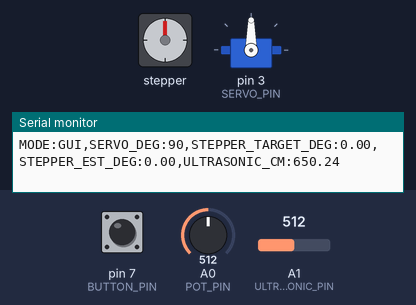
Bench run of a sketch on a simulated Arduino Uno, built with avr-gcc and run on an emulated ATmega328P. Parts: stepper motor, servo, the last lines printed to the serial monitor. Wiring (inferred from the names in the program): stepper motor driver (1600 steps per turn assumed): step pin 4; direction pin 5. Inputs (shaded band) come from the test bench; at power-on: pin 7 (BUTTON_PIN) HIGH, A0 (POT_PIN) = 512, A1 (ULTRASONIC_PIN) = 512.

Above: at 1.2 s.
1.3 s: pin 7 (BUTTON_PIN) pulled LOW for 0.15 s
At 2.15 s:
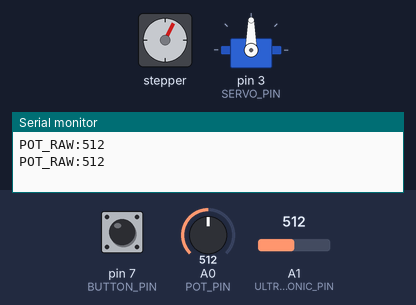
4.4 s: A0 (POT_PIN) set to 350
At 6.4 s:
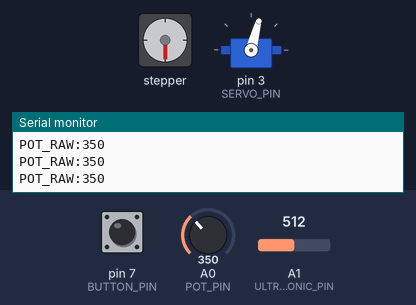
6.9 s: A1 (ULTRASONIC_PIN) set to 35
At 9.09 s:
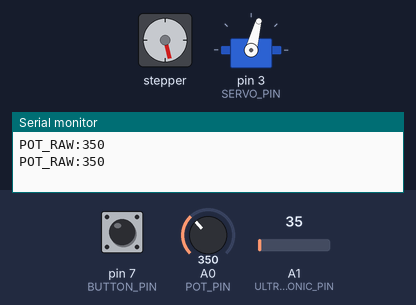
9.9 s: A1 (ULTRASONIC_PIN) set to 5
12.9 s: A0 (POT_PIN) set to 122
At 14.1 s:
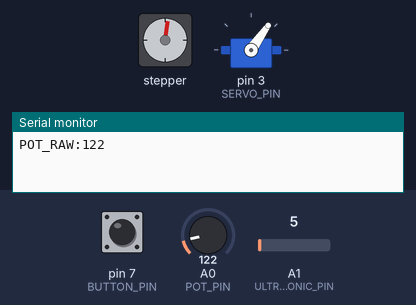
14.4 s: A1 (ULTRASONIC_PIN) set to 306
At 14.88 s:
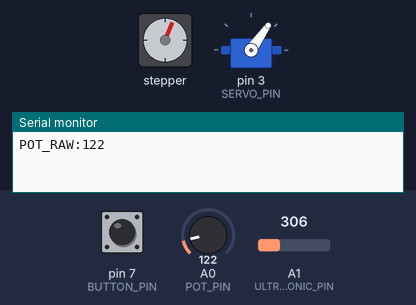
Timing chart, 0 to 18.4 s (numbered marks = the images above; inputs shaded):
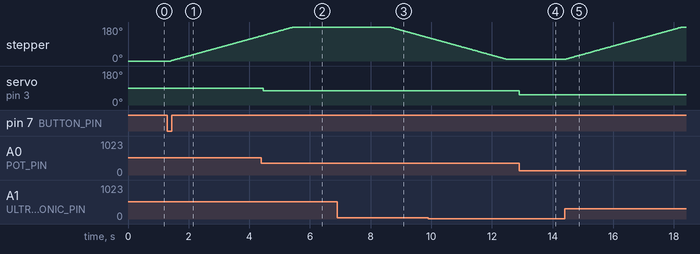

The sketch:

TSP05_Motor_Control.ino
```cpp
#include "Motors.h"
#include "Sensors.h"
#include "Interface.h"

void setup() {
  Serial.begin(115200);
  setupMotors();
  setupSensors();
  setupInterface();
  Serial.println("READY:ULTRASONIC");
}

void loop() {
  updateButton();
  readSerial();
  updateSensors();
  updateStepper();
  reportStatus();
}
```

Interface.cpp
```cpp
#include "Interface.h"
#include "Motors.h"
#include "Sensors.h"
#include "Config.h"
#include <Arduino.h>
#include <math.h>
#include <stdlib.h>

static bool lastButtonReading = HIGH;
static bool stableButtonState = HIGH;
static unsigned long lastBounceTime = 0;
static unsigned long lastStatusTime = 0;
static char command[32];
static byte commandLength = 0;

void setupInterface() {
  pinMode(BUTTON_PIN, INPUT_PULLUP);
}

void updateButton() {
  bool reading = digitalRead(BUTTON_PIN);
  if (reading != lastButtonReading) lastBounceTime = millis();

  if (millis() - lastBounceTime >= DEBOUNCE_MS &&
      reading != stableButtonState) {
    stableButtonState = reading;
    if (stableButtonState == LOW) setSensorMode(!sensorMode);
  }
  lastButtonReading = reading;
}

static void executeCommand(char *line) {
  char *end = nullptr;
  double value = strtod(line + 1, &end);
  if (end == line + 1 || !isfinite(value)) return;
  while (*end == ' ' || *end == '\t') ++end;
  if (*end != '\0') return;

  if (line[0] == 'M') {
    if (value == 0 || value == 1) setSensorMode(value == 1);
    return;
  }
  if (sensorMode) return;

  if (line[0] == 'S') {
    if (value >= 0 && value <= 180) setServoAngle((int)round(value));
  } else if (line[0] == 'T') {
    if (value >= -360 && value <= 360) {
      targetStep += degreesToSteps(value);
    }
  }
}

void readSerial() {
  while (Serial.available()) {
    char c = (char)Serial.read();
    if (c == '\r' || c == '\n') {
      if (commandLength) {
        command[commandLength] = '\0';
        executeCommand(command);
        commandLength = 0;
      }
    } else if (commandLength < sizeof(command) - 1) {
      command[commandLength++] = c;
    } else {
      commandLength = 0;
    }
  }
}

void reportStatus() {
  if (millis() - lastStatusTime < STATUS_INTERVAL_MS) return;
  lastStatusTime = millis();

  Serial.print("MODE:");
  Serial.print(sensorMode ? "SENSOR" : "GUI");
  Serial.print(",SERVO_DEG:");
  Serial.print(servoAngle);
  Serial.print(",STEPPER_TARGET_DEG:");
  Serial.print(stepsToDegrees(targetStep), 2);
  Serial.print(",STEPPER_EST_DEG:");
  Serial.print(stepsToDegrees(currentStep), 2);
  Serial.print(",ULTRASONIC_CM:");
  Serial.println(distanceCM, 2);
}
```

Interface.h
```cpp
#pragma once

void setupInterface();
void updateButton();
void readSerial();
void reportStatus();
```

Motors.cpp
```cpp
#include "Motors.h"
#include "Config.h"
#include <Servo.h>
#include <math.h>

static Servo servo;

bool sensorMode = false;
int servoAngle = 90;
long currentStep = 0;
long targetStep = 0;
static unsigned long lastStepTime = 0;

long degreesToSteps(float degrees) {
  return lroundf(degrees * STEPS_PER_REV / 360.0f);
}

float stepsToDegrees(long steps) {
  return steps * 360.0f / STEPS_PER_REV;
}

void setServoAngle(int angle) {
  servoAngle = constrain(angle, SERVO_MIN, SERVO_MAX);
  servo.write(servoAngle);
}

void setSensorMode(bool enabled) {
  if (sensorMode == enabled) return;
  sensorMode = enabled;
  targetStep = currentStep;
}

void setupMotors() {
  pinMode(STEP_PIN, OUTPUT);
  pinMode(DIR_PIN, OUTPUT);
  digitalWrite(STEP_PIN, LOW);
  servo.attach(SERVO_PIN);
  setServoAngle(90);
}

void updateStepper() {
  if (currentStep == targetStep) return;
  if (micros() - lastStepTime < STEP_INTERVAL_US) return;

  int direction = targetStep > currentStep ? 1 : -1;
  digitalWrite(DIR_PIN, direction > 0 ? HIGH : LOW);
  delayMicroseconds(10);
  digitalWrite(STEP_PIN, HIGH);
  delayMicroseconds(5);
  digitalWrite(STEP_PIN, LOW);

  currentStep += direction;
  lastStepTime = micros();
}
```

Motors.h
```cpp
#pragma once
#include <Arduino.h>

extern bool sensorMode;
extern int servoAngle;
extern long currentStep;
extern long targetStep;

void setupMotors();
void setServoAngle(int angle);
void setSensorMode(bool enabled);
void updateStepper();
long degreesToSteps(float degrees);
float stepsToDegrees(long steps);
```

Sensors.cpp
```cpp
#include "Sensors.h"
#include "Motors.h"
#include "Config.h"
#include <Arduino.h>
#include <math.h>

float distanceCM = -1.0f;
static float filteredDistanceCM = 0.0f;
static bool filterInitialized = false;
static unsigned long lastSensorTime = 0;

void setupSensors() {
  pinMode(ULTRASONIC_PIN, INPUT);
}

void updateSensors() {
  if (millis() - lastSensorTime < SENSOR_INTERVAL_MS) return;
  lastSensorTime = millis();

  int raw = analogRead(ULTRASONIC_PIN);
  // MaxSonar analog output: Vcc/512 per inch, with matching ADC reference.
  float measuredCM = raw * 1.27f;

  if (!filterInitialized) {
    filteredDistanceCM = measuredCM;
    filterInitialized = true;
  } else {
    filteredDistanceCM = 0.1f * measuredCM + 0.9f * filteredDistanceCM;
  }
  distanceCM = filteredDistanceCM;

  if (!sensorMode) return;

  int potRaw = analogRead(POT_PIN);
  Serial.print("POT_RAW:");
  Serial.println(potRaw);
  int angle = map(potRaw, 0, 1023, SERVO_MIN, SERVO_MAX);
  setServoAngle(angle);

  float bounded = constrain(distanceCM, MIN_DISTANCE_CM, MAX_DISTANCE_CM);
  float stepperAngle = (bounded - MIN_DISTANCE_CM) * 180.0f /
                       (MAX_DISTANCE_CM - MIN_DISTANCE_CM);
  long newTarget = degreesToSteps(stepperAngle);

  if (labs(newTarget - targetStep) >= 50) {
    targetStep = newTarget;
  }
}
```

Sensors.h
```cpp
#pragma once

extern float distanceCM;

void setupSensors();
void updateSensors();
```

Config.h
```cpp
#pragma once
#include <Arduino.h>

constexpr byte SERVO_PIN = 3;
constexpr byte STEP_PIN = 4;
constexpr byte DIR_PIN = 5;
constexpr byte BUTTON_PIN = 7;
constexpr byte POT_PIN = A0;
constexpr byte ULTRASONIC_PIN = A1;

constexpr int SERVO_MIN = 45;
constexpr int SERVO_MAX = 135;
constexpr long STEPS_PER_REV = 1600;
constexpr unsigned long STEP_INTERVAL_US = 5000;
constexpr unsigned long DEBOUNCE_MS = 40;
constexpr unsigned long SENSOR_INTERVAL_MS = 60;
constexpr unsigned long STATUS_INTERVAL_MS = 200;
constexpr float MIN_DISTANCE_CM = 15.0f;
constexpr float MAX_DISTANCE_CM = 75.0f;
```

Measured:
- after the input at 1.3 s, stepper: keeps turning clockwise at about 45°/s, starting after 0.10 s
- after the input at 4.4 s, servo on pin 3 (SERVO_PIN): 90° → 75° after 0.06 s
- after the input at 6.9 s, stepper: keeps turning counter-clockwise at about 45°/s, starting after 1.7 s
- after the input at 12.9 s, servo on pin 3 (SERVO_PIN): 75° → 55° at once
- after the input at 14.4 s, stepper: keeps turning clockwise at about 45°/s, starting at once
